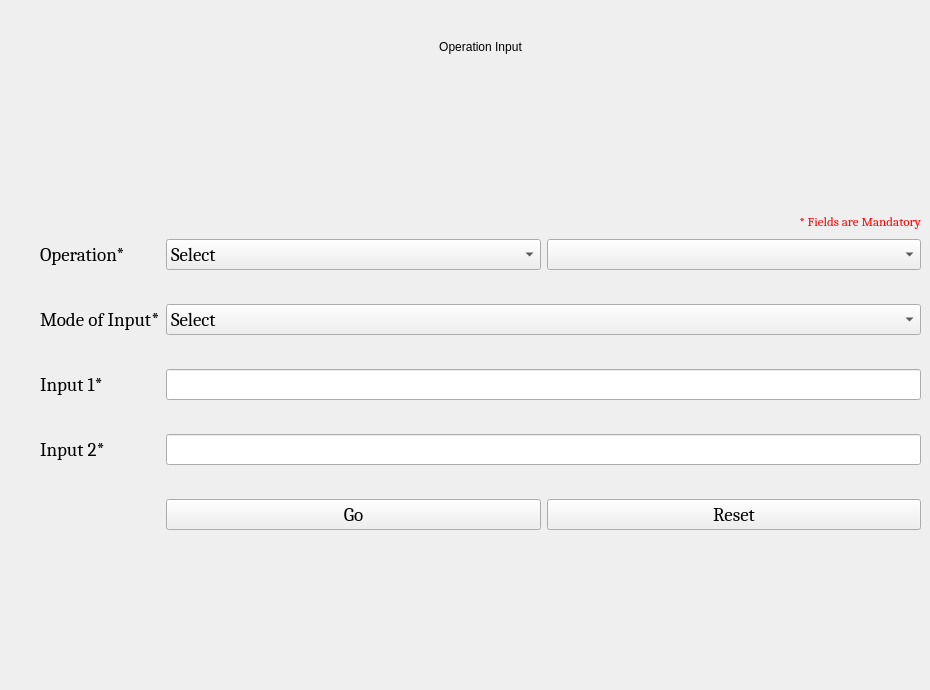
        <widget class="QWidget" name="page_2">
         <widget class="QWidget" name="layoutWidget">
          <property name="geometry">
           <rect>
            <x>40</x>
            <y>40</y>
            <width>881</width>
            <height>641</height>
           </rect>
          </property>
          <layout class="QVBoxLayout" name="verticalLayout_23">
           <item>
            <widget class="QLabel" name="label_5">
             <property name="sizePolicy">
              <sizepolicy hsizetype="Ignored" vsizetype="Fixed">
               <horstretch>0</horstretch>
               <verstretch>0</verstretch>
              </sizepolicy>
             </property>
             <property name="layoutDirection">
              <enum>Qt::LeftToRight</enum>
             </property>
             <property name="styleSheet">
              <string notr="true"/>
             </property>
             <property name="text">
              <string>Operation Input</string>
             </property>
             <property name="alignment">
              <set>Qt::AlignCenter</set>
             </property>
             <property name="margin">
              <number>10</number>
             </property>
            </widget>
           </item>
           <item>
            <layout class="QVBoxLayout" name="verticalLayout_22">
             <item>
              <layout class="QFormLayout" name="formLayout">
               <property name="labelAlignment">
                <set>Qt::AlignLeading|Qt::AlignLeft|Qt::AlignVCenter</set>
               </property>
               <property name="formAlignment">
                <set>Qt::AlignLeading|Qt::AlignLeft|Qt::AlignVCenter</set>
               </property>
               <item row="0" column="0">
                <widget class="QLabel" name="label_28">
                 <property name="font">
                  <font>
                   <family>Cambria</family>
                   <pointsize>14</pointsize>
                  </font>
                 </property>
                 <property name="text">
                  <string/>
                 </property>
                </widget>
               </item>
               <item row="1" column="0">
                <widget class="QLabel" name="label_23">
                 <property name="font">
                  <font>
                   <family>Cambria</family>
                   <pointsize>14</pointsize>
                  </font>
                 </property>
                 <property name="text">
                  <string>Operation*</string>
                 </property>
                </widget>
               </item>
               <item row="1" column="1">
                <layout class="QHBoxLayout" name="horizontalLayout_2">
                 <item>
                  <widget class="QComboBox" name="comboBox">
                   <property name="font">
                    <font>
                     <family>Cambria</family>
                     <pointsize>14</pointsize>
                    </font>
                   </property>
                   <item>
                    <property name="text">
                     <string>Select</string>
                    </property>
                   </item>
                   <item>
                    <property name="text">
                     <string>Logical Operation</string>
                    </property>
                   </item>
                   <item>
                    <property name="text">
                     <string>Arithmetic Operation</string>
                    </property>
                   </item>
                   <item>
                    <property name="text">
                     <string>Shifter and Comparator</string>
                    </property>
                   </item>
                  </widget>
                 </item>
                 <item>
                  <widget class="QComboBox" name="comboBox_3">
                   <property name="font">
                    <font>
                     <family>Cambria</family>
                     <pointsize>14</pointsize>
                    </font>
                   </property>
                  </widget>
                 </item>
                </layout>
               </item>
               <item row="2" column="0">
                <widget class="QLabel" name="label_24">
                 <property name="font">
                  <font>
                   <family>Cambria</family>
                   <pointsize>14</pointsize>
                  </font>
                 </property>
                 <property name="text">
                  <string/>
                 </property>
                </widget>
               </item>
               <item row="3" column="0">
                <widget class="QLabel" name="label_8">
                 <property name="font">
                  <font>
                   <family>Cambria</family>
                   <pointsize>14</pointsize>
                  </font>
                 </property>
                 <property name="text">
                  <string>Mode of Input*</string>
                 </property>
                </widget>
               </item>
               <item row="3" column="1">
                <widget class="QComboBox" name="comboBox_2">
                 <property name="sizePolicy">
                  <sizepolicy hsizetype="Preferred" vsizetype="Fixed">
                   <horstretch>0</horstretch>
                   <verstretch>0</verstretch>
                  </sizepolicy>
                 </property>
                 <property name="font">
                  <font>
                   <family>Cambria</family>
                   <pointsize>14</pointsize>
                  </font>
                 </property>
                 <item>
                  <property name="text">
                   <string>Select</string>
                  </property>
                 </item>
                 <item>
                  <property name="text">
                   <string>BINARY</string>
                  </property>
                 </item>
                 <item>
                  <property name="text">
                   <string>DECIMAL</string>
                  </property>
                 </item>
                </widget>
               </item>
               <item row="4" column="0">
                <widget class="QLabel" name="label_25">
                 <property name="font">
                  <font>
                   <family>Cambria</family>
                   <pointsize>14</pointsize>
                  </font>
                 </property>
                 <property name="text">
                  <string/>
                 </property>
                </widget>
               </item>
               <item row="5" column="0">
                <widget class="QLabel" name="label_2">
                 <property name="font">
                  <font>
                   <family>Cambria</family>
                   <pointsize>14</pointsize>
                  </font>
                 </property>
                 <property name="text">
                  <string>Input 1*</string>
                 </property>
                </widget>
               </item>
               <item row="5" column="1">
                <widget class="QLineEdit" name="lineEdit">
                 <property name="font">
                  <font>
                   <family>Cambria</family>
                   <pointsize>14</pointsize>
                  </font>
                 </property>
                </widget>
               </item>
               <item row="6" column="0">
                <widget class="QLabel" name="label_26">
                 <property name="font">
                  <font>
                   <family>Cambria</family>
                   <pointsize>14</pointsize>
                  </font>
                 </property>
                 <property name="text">
                  <string/>
                 </property>
                </widget>
               </item>
               <item row="7" column="0">
                <widget class="QLabel" name="label_7">
                 <property name="font">
                  <font>
                   <family>Cambria</family>
                   <pointsize>14</pointsize>
                  </font>
                 </property>
                 <property name="text">
                  <string>Input 2*</string>
                 </property>
                </widget>
               </item>
               <item row="7" column="1">
                <widget class="QLineEdit" name="lineEdit_2">
                 <property name="font">
                  <font>
                   <family>Cambria</family>
                   <pointsize>14</pointsize>
                  </font>
                 </property>
                </widget>
               </item>
               <item row="9" column="0">
                <widget class="QLabel" name="label_27">
                 <property name="font">
                  <font>
                   <family>Cambria</family>
                   <pointsize>14</pointsize>
                  </font>
                 </property>
                 <property name="text">
                  <string/>
                 </property>
                </widget>
               </item>
               <item row="9" column="1">
                <layout class="QHBoxLayout" name="horizontalLayout_5">
                 <item>
                  <widget class="QPushButton" name="pushButton">
                   <property name="sizePolicy">
                    <sizepolicy hsizetype="Preferred" vsizetype="Preferred">
                     <horstretch>0</horstretch>
                     <verstretch>0</verstretch>
                    </sizepolicy>
                   </property>
                   <property name="font">
                    <font>
                     <family>Cambria</family>
                     <pointsize>14</pointsize>
                    </font>
                   </property>
                   <property name="toolTip">
                    <string>&lt;html&gt;&lt;head/&gt;&lt;body&gt;&lt;p&gt;Execute the input&lt;/p&gt;&lt;/body&gt;&lt;/html&gt;</string>
                   </property>
                   <property name="layoutDirection">
                    <enum>Qt::LeftToRight</enum>
                   </property>
                   <property name="text">
                    <string>Go</string>
                   </property>
                  </widget>
                 </item>
                 <item>
                  <widget class="QPushButton" name="pushButton_10">
                   <property name="font">
                    <font>
                     <family>Cambria</family>
                     <pointsize>14</pointsize>
                    </font>
                   </property>
                   <property name="toolTip">
                    <string>&lt;html&gt;&lt;head/&gt;&lt;body&gt;&lt;p&gt;Reset the Input&lt;/p&gt;&lt;/body&gt;&lt;/html&gt;</string>
                   </property>
                   <property name="text">
                    <string>Reset</string>
                   </property>
                  </widget>
                 </item>
                </layout>
               </item>
               <item row="8" column="0">
                <widget class="QLabel" name="label_29">
                 <property name="font">
                  <font>
                   <family>Cambria</family>
                   <pointsize>14</pointsize>
                  </font>
                 </property>
                 <property name="text">
                  <string/>
                 </property>
                </widget>
               </item>
               <item row="0" column="1">
                <widget class="QLabel" name="label_33">
                 <property name="font">
                  <font>
                   <family>Cambria</family>
                   <pointsize>10</pointsize>
                  </font>
                 </property>
                 <property name="styleSheet">
                  <string notr="true">color: red;</string>
                 </property>
                 <property name="text">
                  <string>* Fields are Mandatory</string>
                 </property>
                 <property name="alignment">
                  <set>Qt::AlignRight|Qt::AlignTrailing|Qt::AlignVCenter</set>
                 </property>
                </widget>
               </item>
              </layout>
             </item>
            </layout>
           </item>
          </layout>
         </widget>
        </widget>
